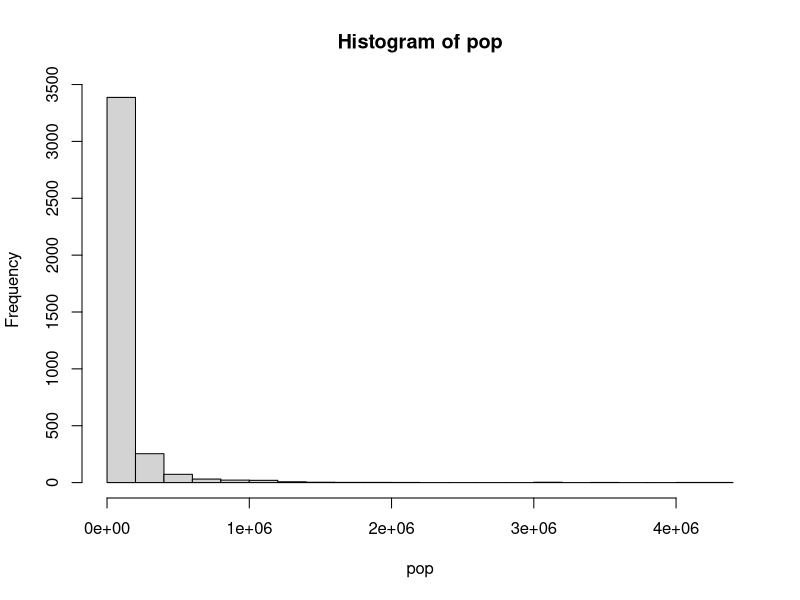
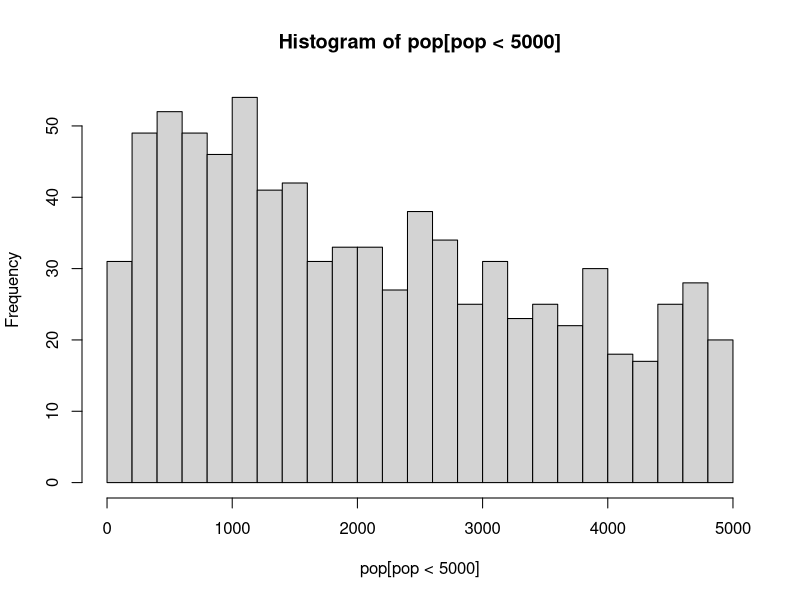
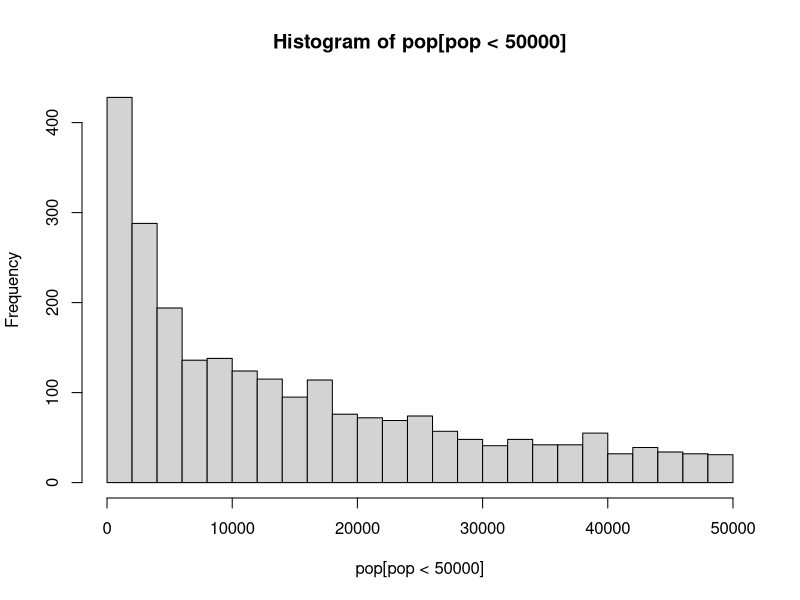
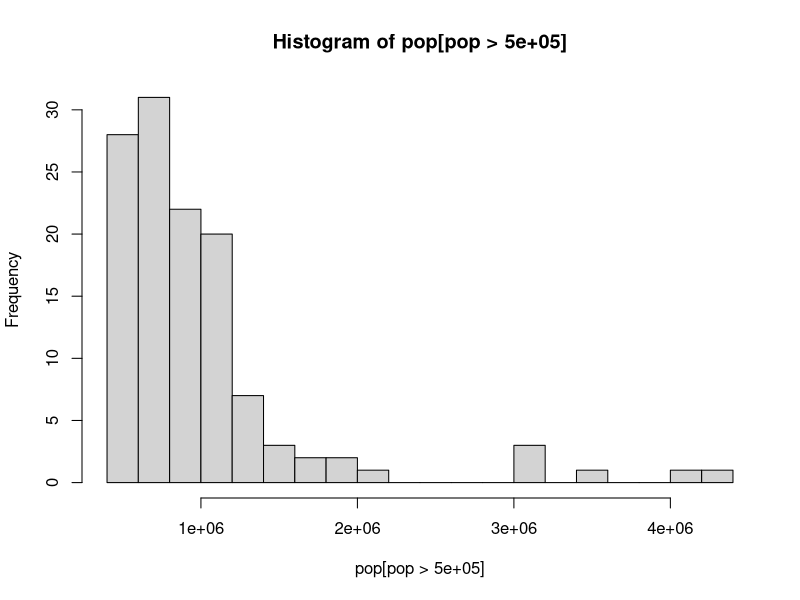

Write the R code that produced these figures, in order. (Note: this script raises an error after producing the figures.)
# Simulation of multilevel model for life expectancy
# Based on https://bookdown.org/roback/bookdown-BeyondMLR/ch-3level.html

library(tidyverse)
# library(lme4)
# library(brms)


# re - region
# The Census uses four official regions in the US (NE, MW, S, W), and I'll add one for territories (T)
re <- c("NE", "MW", "S", "W", "T")

# st = state
# US has 50 states, one federal district and five major territories
st <- seq.int(1:56)

# Combining states and regions
# States - 9 in NE, 12 in MW, 17 in S, 13 in W, 5 in T
df.1 <- data.frame(st, "re" = c(re[rep(1,9)], re[rep(2,12)], re[rep(3,17)], re[rep(4,13)], re[rep(5,5)]), 
                   row.names = st)


# hm = expanded Medicaid (0,1), roughly 40 states have Medicaid expansion
# https://www.commonwealthfund.org/blog/2022/where-do-states-stand-medicaid-expansion
set.seed(1234)
hm <- rbinom(56, 1, 0.8)
mean(hm) # 0.857

df.2 <- data.frame(df.1,hm)


# cts = number of counties in each state
# In the 50 states here are between 3 (DE) - 254 (TX) counties, mean & median = 63, and 3,140 total
# https://simple.wikipedia.org/wiki/County_(United_States)
set.seed(1234)
cts <- c(as.integer(runif(28, 3, 62)), as.integer(runif(23, 63, 134)), c(115, 120, 134, 159, 254))
# Randomly mix them
cts <- sample(cts)
mean(cts) # mean: 68
median(cts) # 61.5
sum(cts) # 3,808 counties (close enough, and we have territories)

# Randomly assign number of counties to each state and territory
df.3 <- data.frame(df.2, cts = as.integer(cts))


# pop = person
# Average county has 100,000 people, with range from 90 (HI) to 9.8 million (LA County)
# There are probably 30 counties with population over 1'000,000
set.seed(1234)
noise1 <- sample(0:9, 3808, replace = TRUE)
noise2 <- as.integer(rnorm(3808, 0, 20))^2
# I tried many variations including exponential distributions, but tried to keep it simple
pop <- as.integer((rnorm(3808, 4, 1)^8)/2.7) + 90
# Add noise to avoid unique values, especially in small counties
pop <- pop + noise1 + noise2
head(sort(pop), 20)
# Hardly any repeated county populations
tail(sort(pop), 20)
# Just checking no repeats on the tail
summary(pop)
# min 96, median 25,348, mean 91,058, max 4'202,206
sort(pop[pop>1000000])
length(pop[pop>1000000])
# There are 41 counties with a population over 1'000,000
sum(pop)
# total 346'748,781; real US population is 331.9 million
hist(pop, breaks = 20)
hist(pop[pop<5000], breaks = 20)
hist(pop[pop<50000], breaks = 20)
hist(pop[pop>500000], breaks = 20)
# The distribution looks good


df.4 <- data.frame()
cty <- 0
for(m in 1:56){
  for(n in 1:cts[m]){
    cty <- cty + 1
    df.4[cty,1] <- cty
    df.4[cty,2] <- df.3$st[m]
    df.4[cty,3] <- df.3$re[m]
    df.4[cty,4] <- df.3$hm[m]
    df.4[cty,5] <- NA
    df.4[cty,6] <- NA #df.4$gdppc_c[m]
  }
}
colnames(df.4) <- c("cty","st","re","hm","ppl","gdppc_c")

df.4 <- df.4 %>% mutate(ppl = pop)

# gdppc_c - a centered GDP per capita (in hundred thousands)
# US 2022 GDP pc is ~ $76k, with range from $47k (MS) - $103k (NY)
# DC is at $240k, and territories are from $13K - $31K
# I will use a regional average $80k for NE, $76k for MW, $66k for S, $74k for W, $38k for T
# I will use a mean of $70k for US

# gdppc_c <- c(0.1, 0.06, -0.04, 0.04, -0.32)
df.4 <- df.4 %>% 
  mutate(gdppc_c = ifelse(df.4[,3] == "NE", 0.1, 
                          ifelse(df.4[,3] == "MW", 0.06, 
                                 ifelse(df.4[,3] == "S", -0.04, 
                                        ifelse(df.4[,3] == "W", 0.04, 
                                               ifelse(df.4[,3] == "T", -0.32, NA))))))
# Test if there are any NAs
which(is.na(df.4$gdppc_c))
# Check results
df.4 %>% group_by(re) %>% summarise(mean = mean(gdppc_c))
# A tibble: 5 × 2
# re     mean
# <chr> <dbl>
# 1 MW     0.06
# 2 NE     0.1 
# 3 S     -0.04
# 4 T     -0.32
# 5 W      0.04

# Introduce some noise in the measurement range with sd = (0.42/6)/4 = 0.0175
set.seed(1234)
noise3 <- rnorm(3808,0,0.0175)
df.4[,6] <- df.4[,6] + noise3

# Check results
df.4 %>% group_by(re) %>% summarise(mean = mean(gdppc_c))
# A tibble: 5 × 2
# re       mean
# <chr>   <dbl>
# 1 MW     0.0596
# 2 NE     0.100 
# 3 S     -0.0392
# 4 T     -0.321 
# 5 W      0.0404
mean(df.4$gdppc_c[df.4$re == "NE"]) #0.1000429 (not exactly 0.1)





# q = GINI index in each county [0-1], 0 is equality, 1 is inequality
# Gini index for US is 0.49, and in 2010 by county, it ranged from 0.645 - 0.207
# https://www2.census.gov/library/publications/2012/acs/acsbr10-18.pdf

# q = inequality (GINI), x = sex

# y_ijk = life expectancy of person k in county j, in state i
# x_ijk = sex of person k in county j in state i
# a_ij = mean life expectancy of all people in county j in state i

# y_ijk = a_ij + d * x_ijk

colnames(df.3) <- c("county","state","region","GDP per capita (centered)","Medicaid expansion")
